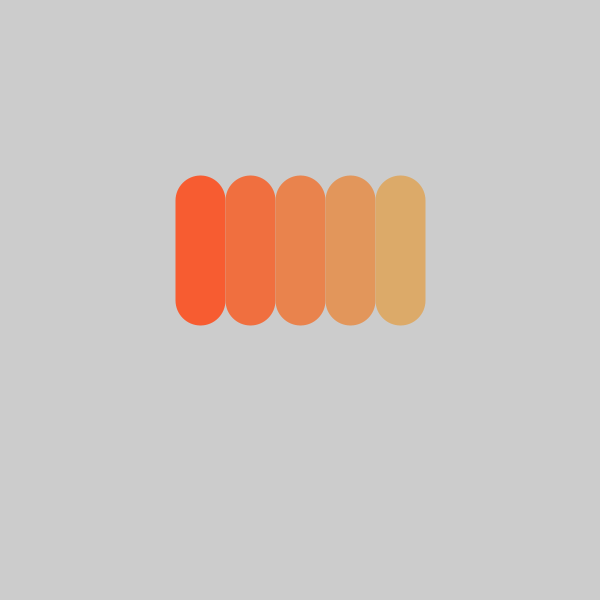
Frame 1 (no input)
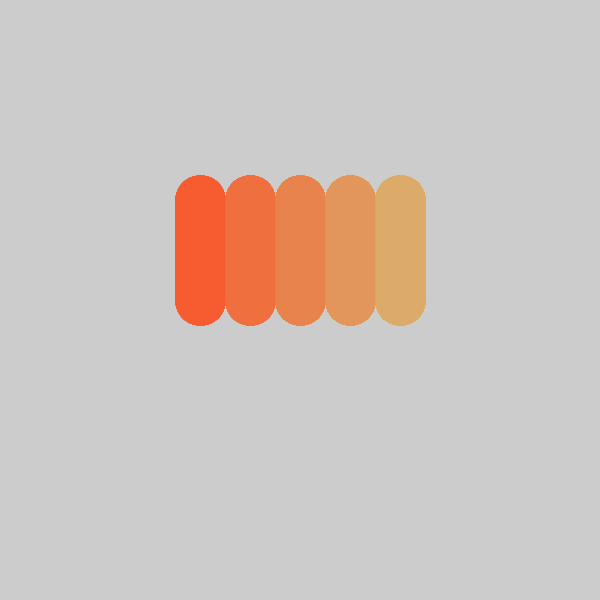
Frame 60 (the mouse pressed at the canvas centre just before this capture)
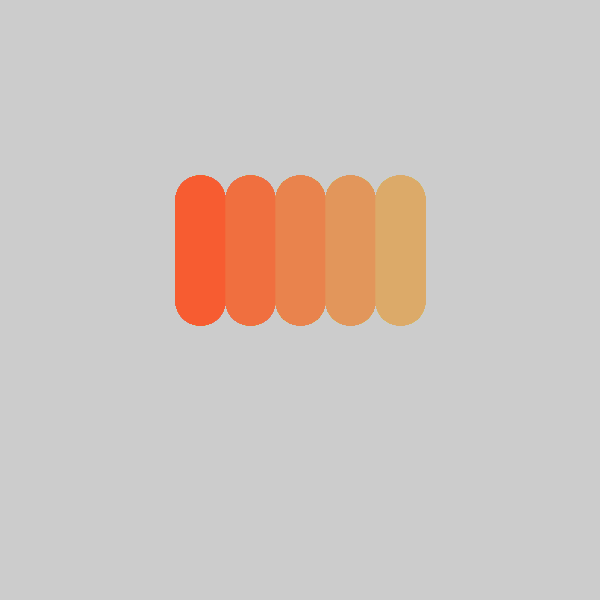
Frame 120 (the mouse held since frame 60 and released just before this capture)

The Processing sketch that drew these frames (run headless with seeded random() and noise(); from frame 60 on, the mouse is pressed at the canvas centre):

// Processing sketch: bob_ross_gradient_loop_demo
// ── bob_ross_gradient_loop_demo.pde
float r1 = 247;
float g1 = 92;
float b1 = 49;

float r2 = 220;
float g2 = 170;
float b2 = 105;

int numColors = 3;
void setup() {
  size(600, 600);
  strokeWeight(50);

}

void draw() {
  stroke(r1, g1, b1);
  line(200, 200, 200, 300);

  // middle colors

  int l = 1;
  while (l < 4) {
    float r4 = map(0 + .25 * l, 0, 1, r1, r2);
    float g4 = map(0 + .25 * l, 0, 1, g1, g2);
    float b4 = map(0 + .25 * l, 0, 1, b1, b2);
    stroke(r4, g4, b4);
    line(200 + 50 * l, 200, 200 + 50 * l, 300);
    l = l + 1;
  }
  
  // unlooped version
  //float r4 = map(0 + .25 * l, 0, 1, r1, r2);
  //float g4 = map(0 + .25 * l, 0, 1, g1, g2);
  //float b4 = map(0 + .25 * l, 0, 1, b1, b2);
  //stroke(r4, g4, b4);
  //line(200 + 50 * l, 200 ,200 + 50 * l, 300);

  //l = l + 1;
  //float r3 = map(0 + .25 * l, 0, 1, r1, r2);
  //float g3 = map(0 + .25 * l, 0, 1, g1, g2);
  //float b3 = map(0 + .25 * l, 0, 1, b1, b2);
  //stroke(r3, g3, b3);
  //line(200 + 50 * l, 200 ,200 + 50 * l, 300);
  //l = l + 1;

  //float r5 = map(0 + .25 * l, 0, 1, r1, r2);
  //float g5 = map(0 + .25 * l, 0, 1, g1, g2);
  //float b5 = map(0 + .25 * l, 0, 1, b1, b2);
  //stroke(r5, g5, b5);
  //line(200 + 50 * l, 200 , 200 + 50 * l, 300);

  // end color
  stroke(r2, g2, b2);
  line(400, 200, 400, 300);
}
